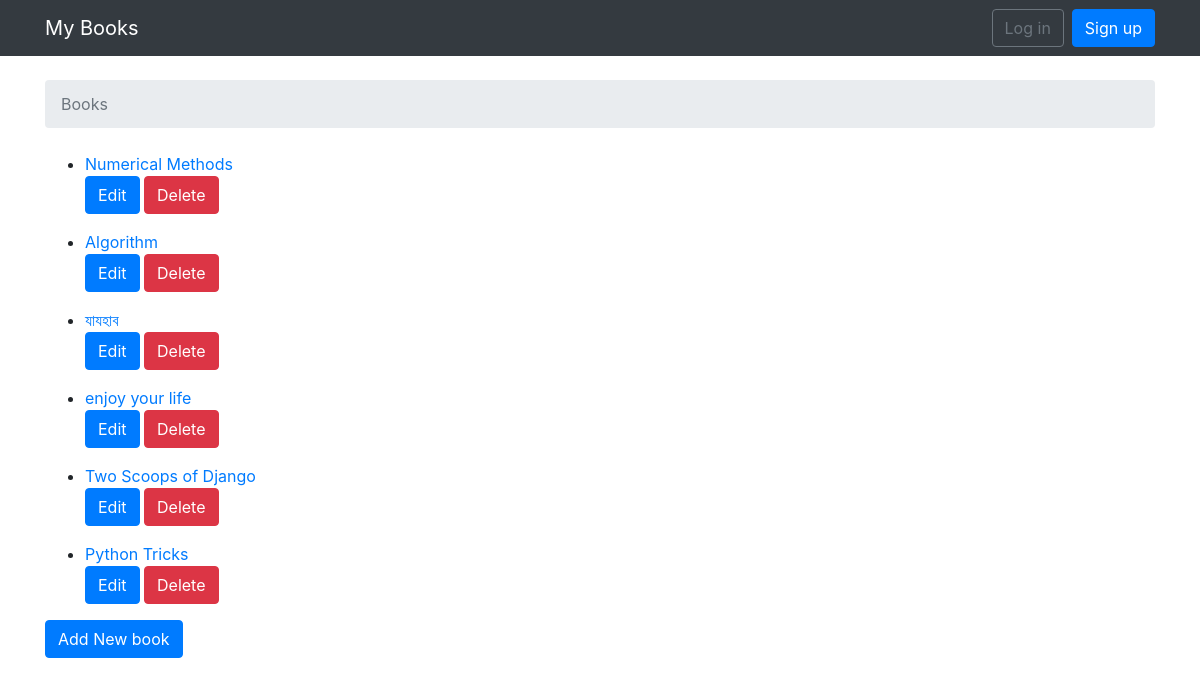
Before: / with the older database file.
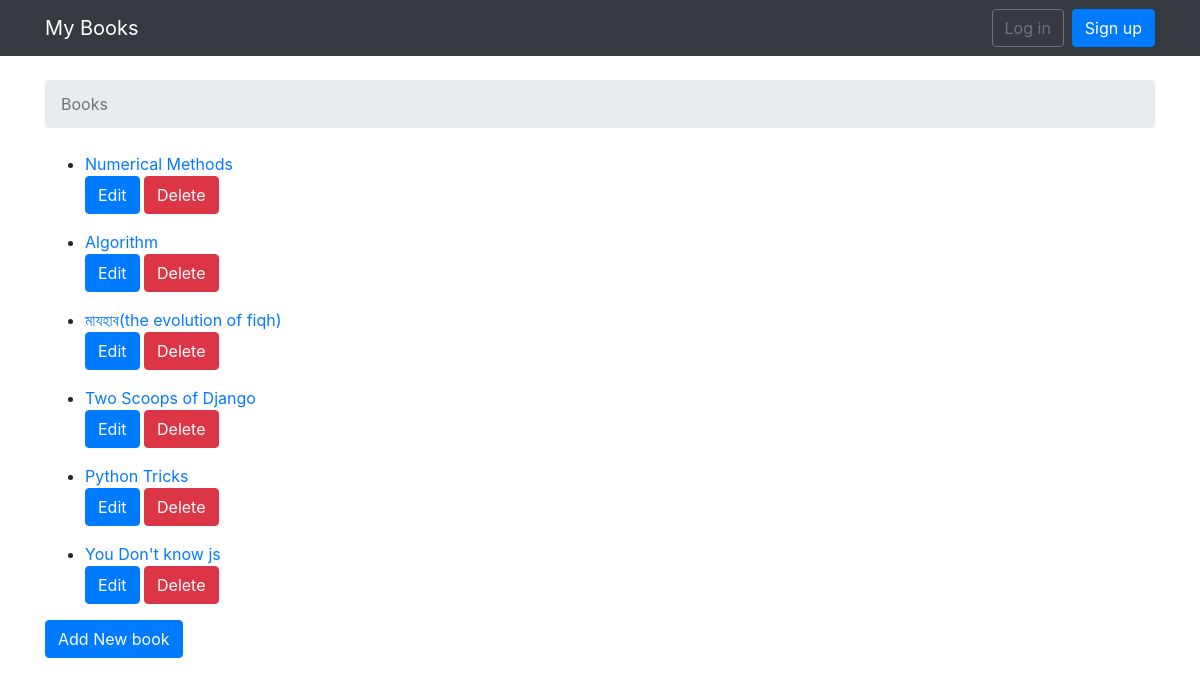
After: the same page with the newer database file.
### books/models.py (models this page shows, shortened)
class BookItem(models.Model):
    title       = models.CharField(max_length=50, default=False)
    author      = models.CharField(max_length=20, default=False)
    category    = models.ForeignKey('Category', on_delete=models.CASCADE,related_name='bookitems')
    description = models.TextField(max_length=200, default=False)

### books/views.py (the view)
# urls.py: url(r'^$', views.booklist, name='booklist'),
def booklist(request):
    book = BookItem.objects.all()
    return render(request, 'books/index.html', {'book':book})

### templates/books/index.html
{% extends 'base.html' %}
{% block breadcrumb %}
  <li class="breadcrumb-item active">Books</li>
{% endblock %}
{% block content %}
    {% for books in book %}
    <ul>
      <li> <a href="{% url 'book_details' books.pk %}">{{ books.title }}</a></li>
      <a class="btn btn-primary" href="{% url 'edit_book' books.pk %}">Edit</a>
      <a class="btn btn-danger" href="{% url 'delete_book' books.id %}">Delete</a>
    </ul>
    {% endfor %}
    <a class="btn btn-primary" href=" {% url 'add_book' %}">Add New book</a>
{% endblock %}

### templates/base.html (shortened to what this page needs)
{% load staticfiles %}
<!DOCTYPE html>
<html>
  <head>
    <link rel="stylesheet" href="{% static 'css/bootstrap.min.css' %}">
  </head>
  <body>
    {% block body %}
      <nav class="navbar navbar-expand-sm navbar-dark bg-dark">
        <div class="container">
          <a class="navbar-brand" href="{% url 'booklist' %}">My Books</a>
          <div class="collapse navbar-collapse" id="mainMenu">
            {% if user.is_authenticated %}
              <ul class="navbar-nav ml-auto">
                <li class="nav-item dropdown">
                  <a class="nav-link dropdown-toggle" href="#" id="userMenu" data-toggle="dropdown" aria-haspopup="true" aria-expanded="false">
                    {{ user.username }}
                  </a>
                  <div class="dropdown-menu dropdown-menu-right" aria-labelledby="userMenu">
                    <a class="dropdown-item" href="#">My account</a>
                    <a class="dropdown-item" href="#">Change password</a>
                    <div class="dropdown-divider"></div>
                    <a class="dropdown-item" href="#">Log out</a>
                  </div>
                </li>
              </ul>
            {% else %}
              <form class="form-inline ml-auto">
                <a href="#" class="btn btn-outline-secondary">Log in</a>
                <a href="#" class="btn btn-primary ml-2">Sign up</a>
              </form>
            {% endif %}
          </div>
        </div>
      </nav>
      <div class="container">
        <ol class="breadcrumb my-4">
          {% block breadcrumb %}
          {% endblock %}
        </ol>
        {% block content %}
        {% endblock %}
      </div>
    {% endblock body %}
  </body>
</html>

Changed rows visible on the page:
removed BookItem: title "enjoy your life"
changed BookItem: title "যাযহাব" → "মাযহাব(the evolution of fiqh)"
added BookItem: title "You Don't know js"
